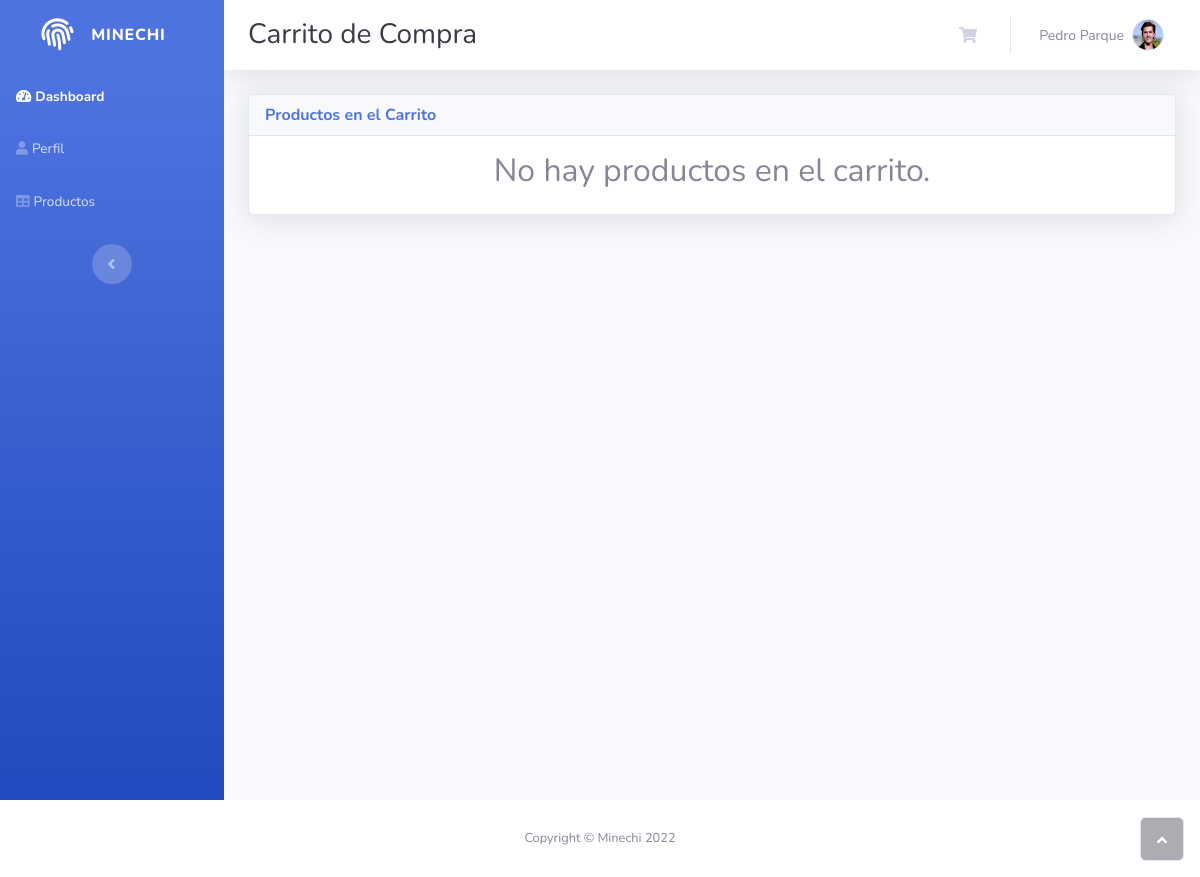
Screenshot of /carrito (signed in) with the database file from the repository.
### models.py (models this page shows, shortened)
class Usuario(UserMixin):
    __tablename__ = 'usuario'
    id = Column(Integer, primary_key=True, autoincrement=True)
    usuario = Column(String(25), unique=True, nullable=False)
    email = Column(String(60), unique=True, nullable=False)
    password = Column(String(25), nullable=False)
    avatar = Column(String(30), default='default.png')
    admin = Column(Boolean, default=False)
    telefono = Column(Integer)
    direccion = Column(String(100))
    ciudad = Column(String(50))
    pais = Column(String(50))
    def cliente(self):
        return isinstance(self, Cliente)

class Cliente(Usuario, db.Base):
    __tablename__ = 'cliente'
    nombre = Column(String(20), nullable=False)
    apellidos = Column(String(40), nullable=False)
    carrito = relationship('Carrito', lazy='subquery', backref='cliente')
    transaccion = relationship('Transaccion', lazy='subquery', backref='cliente')
    transaccion_detalles = relationship('DetalleTransaccion', lazy='subquery', backref='cliente')
    def items_carrito(self):
        total = 0
        for i in self.carrito:
            total = total + int(i.cantidad)
        return total

### app.py (the view)
@app.route("/carrito", methods=['POST', 'GET'])
@login_required
def carrito():
    if not current_user.cliente():
        return redirect(url_for('dashboard'))
    else:
        if request.method == 'POST':
            transaccion = Transaccion(id_cliente=current_user.id,
                                      total=current_user.total_carrito(),
                                      fecha=date.today())
            db.session.add(transaccion)
            db.session.commit()
            for item in current_user.carrito:
                detalles = DetalleTransaccion(id_transaccion=transaccion.id,
                                              id_cliente=current_user.id,
                                              id_proveedor=item.producto.proveedor.id,
                                              id_producto=item.producto.id,
                                              cantidad=item.cantidad,
                                              subtotal=item.subtotal(),
                                              ganancia=item.ganancia(),
                                              fecha=date.today())
                db.session.add(detalles)
                del detalles
            db.session.query(Carrito).filter_by(id_cliente=current_user.id).delete()
            db_guardar()
            flash('Compra exitosa! Muchas Gracias!', 'success')
            return redirect(url_for('carrito'))
    return render_template('carrito.html', usuario=current_user)

### app.py (called while the page is built)
@login_manager.user_loader
def load_user(id_usuario):
    clientes = db.session.query(Cliente).all()
    proveedores = db.session.query(Proveedor).all()
    for usuario in clientes + proveedores:
        if usuario.id == int(id_usuario):
            return usuario
    return None

### templates/carrito.html (shortened to what this page needs)
<!DOCTYPE html>
<html>
   <head>
      {% block head %}
      <link rel="stylesheet" href="static/css/bootstrap.min.css">
      <link rel="stylesheet" href="static/fonts/fontawesome-all.min.css">
      <link rel="stylesheet" href="static/fonts/font-awesome.min.css">
      <link rel="stylesheet" href="static/fonts/fontawesome5-overrides.min.css">
      {% endblock %}
   </head>
   <body id="page-top">
      <div id="wrapper">
         <nav class="navbar navbar-dark align-items-start sidebar sidebar-dark accordion bg-gradient-primary p-0">
            <div class="container-fluid d-flex flex-column p-0">
               <a class="navbar-brand d-flex justify-content-center align-items-center sidebar-brand m-0" href="#">
                  <div class="sidebar-brand-icon rotate-n-15"><i class="fas fa-fingerprint"></i></div>
                  <div class="sidebar-brand-text mx-3"><span>MINECHI</span></div>
               </a>
               <ul class="navbar-nav text-light" id="accordionSidebar">
                  <li class="nav-item"><a class="nav-link active" href="{{url_for('dashboard')}}"><i class="fas fa-tachometer-alt"></i><span>Dashboard</span></a></li>
                  <li class="nav-item"><a class="nav-link" href="{{url_for('perfil')}}"><i class="fas fa-user"></i><span>Perfil</span></a></li>
                  <li class="nav-item"><a class="nav-link" href="{{url_for('productos')}}"><i class="fas fa-table"></i><span>Productos</span></a></li>
               </ul>
               <div class="text-center d-none d-md-inline"><button class="btn rounded-circle border-0" id="sidebarToggle" type="button"></button></div>
            </div>
         </nav>
         <div class="d-flex flex-column" id="content-wrapper">
            <div id="content">
               {% block content %}
               <nav class="navbar navbar-light navbar-expand bg-white shadow mb-4 topbar static-top">
                  <div class="container-fluid">
                     <h3 class="text-dark mb-0">Carrito de Compra</h3>
                     <ul class="navbar-nav flex-nowrap ms-auto">
                        <li class="nav-item dropdown no-arrow mx-1">
                           <div class="nav-item dropdown no-arrow"><a class="dropdown-toggle nav-link" href="{{url_for('carrito')}}"><i class="fas fa-shopping-cart fa-fw"></i></a></div>
                        </li>
                        <li class="nav-item dropdown no-arrow">
                           <div class="nav-item dropdown show no-arrow">
                              <a class="dropdown-toggle nav-link" aria-expanded="false" data-bs-toggle="dropdown" href="#"><span class="d-none d-lg-inline me-2 text-gray-600 small">{{ usuario.nombre }} {{ usuario.apellidos }} {{ usuario.nombre_empresa }} </span><img class="border rounded-circle img-profile" src="static/img/avatars/{{ usuario.avatar }}"></a>
                           </div>
                        </li>
                     </ul>
                  </div>
               </nav>
               <div class="container-fluid">
                  <div class="card shadow">
                     <div class="card-header">
                        <p class="text-primary m-0 fw-bold">Productos en el Carrito</p>
                     </div>
                     <div class="card-body">
                        {% if usuario.items_carrito() == 0 %}
                        <div class="table my-0">
                           <h2 align="center">No hay productos en el carrito.</h2>
                        </div>
                     </div>
                        {% endif %}
                     </div>
                  </div>
               </div>
            </div>
         </div>
         {% endblock %}
         <footer class="bg-white sticky-footer">
            {% block footer %}
            <div class="container my-auto">
               <div class="text-center my-auto copyright"><span>Copyright © Minechi 2022</span></div>
            </div>
            {% endblock %}
         </footer>
      <a class="border rounded d-inline scroll-to-top" href="#page-top"><i class="fas fa-angle-up"></i></a>
   </body>
</html>

### rows the page displays
Cliente: nombre "Pedro", apellidos "Parque", avatar (picture)
